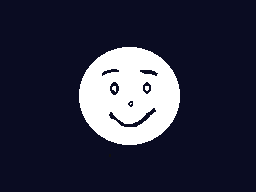

Tiled map render using the project's own tile images. Description and the whole map definition, tile-layer contents included, below:
An orthogonal 32x24 tile map with 8x8 px tiles, 1 tile layer (Tile Layer 1).

<map version="1.4" tiledversion="1.4.3" orientation="orthogonal" renderorder="right-down" width="32" height="24" tilewidth="8" tileheight="8" infinite="0" nextlayerid="2" nextobjectid="1">
 <tileset firstgid="1" source="image.tsx" />
 <layer id="1" name="Tile Layer 1" width="32" height="24">
  <data encoding="csv">
2,2,2,2,2,2,2,2,2,2,2,2,2,2,2,8,9,8,9,2,2,2,2,2,2,2,2,2,2,2,2,2,
2,13,2,2,2,2,2,2,2,2,2,2,2,2,2,10,10,10,10,2,2,2,2,2,2,13,2,2,2,2,2,2,
2,2,2,2,2,2,2,2,2,2,2,2,2,2,2,8,9,8,9,2,2,2,2,2,2,2,2,2,2,2,2,2,
2,2,2,2,2,2,2,2,2,2,13,2,2,2,2,8,9,8,9,2,2,2,2,2,2,2,2,2,2,13,2,2,
2,2,2,2,2,13,2,2,1,2,3,4,5,6,7,8,9,10,11,12,13,14,15,16,2,2,2,2,2,2,2,2,
2,2,2,2,2,2,2,2,17,18,19,20,21,22,23,24,25,26,27,28,29,30,31,32,2,2,2,2,2,2,2,2,
2,2,2,2,2,2,2,2,33,34,35,36,37,38,39,40,41,42,43,44,45,46,47,48,2,2,2,2,2,2,2,2,
2,2,2,2,2,2,2,2,49,50,51,52,53,54,55,56,57,58,59,60,61,62,63,64,2,2,2,2,2,2,2,2,
2,2,2,2,2,2,2,2,65,66,67,68,69,70,71,72,73,74,75,76,77,78,79,80,2,2,13,2,2,2,2,2,
2,2,2,2,2,2,2,2,81,82,83,84,85,86,87,88,89,90,91,92,93,94,95,96,2,2,2,2,2,2,2,2,
2,2,2,2,2,2,2,2,97,98,99,100,101,102,103,104,105,106,107,108,109,110,111,112,2,2,2,2,2,2,2,2,
3,3,3,3,2,2,2,2,113,114,115,116,117,118,119,120,121,122,123,124,125,126,127,128,2,2,2,2,2,2,2,2,
3,3,3,3,3,3,3,2,129,130,131,132,133,134,135,136,137,138,139,140,141,142,143,144,2,2,2,2,2,2,2,2,
3,3,3,3,3,3,3,3,145,146,147,148,149,150,151,152,153,154,155,156,157,158,159,160,2,2,2,2,2,2,2,2,
3,3,3,3,3,3,3,3,161,162,163,164,165,166,167,168,169,170,171,172,173,174,175,176,2,2,2,2,2,2,2,3,
3,3,3,3,3,3,3,3,177,178,179,180,181,182,183,184,185,186,187,188,189,190,191,192,2,2,2,2,2,3,3,3,
3,3,3,3,3,3,3,3,193,194,195,196,197,198,199,200,201,202,203,204,205,206,207,208,2,2,2,2,3,3,3,3,
3,3,3,3,3,3,3,3,209,210,211,212,213,214,215,216,217,218,219,220,221,222,223,224,2,3,3,3,3,3,3,3,
3,3,3,3,3,3,3,3,225,226,227,228,229,230,231,232,233,234,235,236,237,238,239,240,3,3,3,3,3,3,3,3,
3,3,3,3,3,3,3,3,241,242,243,244,245,246,247,248,249,250,251,252,253,254,255,256,3,3,3,3,3,3,3,3,
3,3,3,3,3,3,3,3,3,3,3,3,3,3,3,3,3,3,3,3,3,3,3,3,3,3,3,3,3,3,3,3,
3,3,3,3,3,3,3,3,3,3,3,3,3,3,3,3,3,3,3,3,3,3,3,3,3,3,3,3,3,3,3,3,
3,3,3,3,3,3,3,3,3,3,3,3,3,3,3,3,3,3,3,3,3,3,3,3,3,3,3,3,3,3,3,3,
3,3,3,3,3,3,3,3,3,3,3,3,3,3,3,3,3,3,3,3,3,3,3,3,3,3,3,3,3,3,3,3
</data>
 </layer>
</map>
